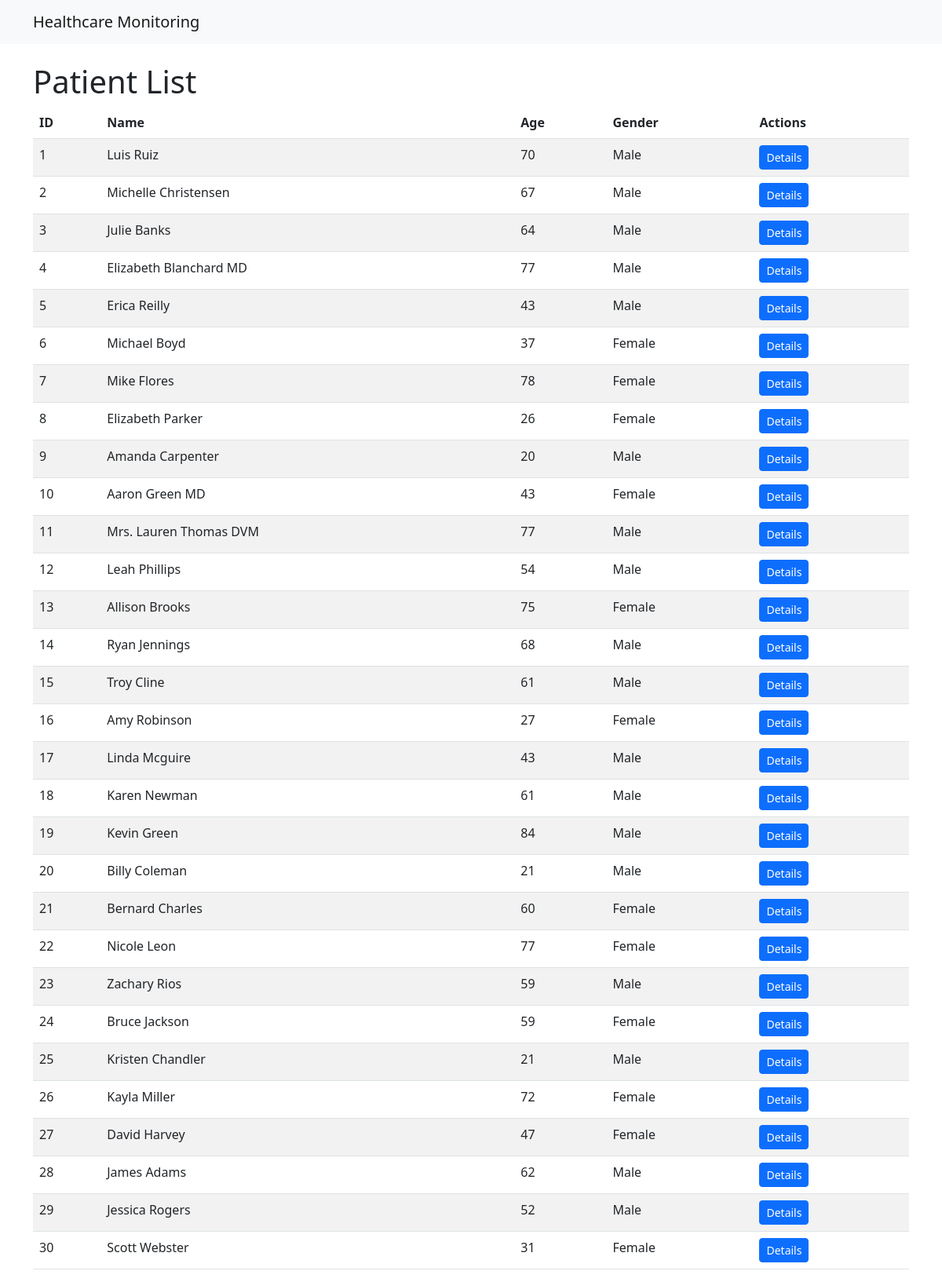
The page / on the database its author committed.
### models.py (models this page shows)
class Patient(Base):
    __tablename__ = 'patients'
    id = Column(Integer, primary_key=True)
    name = Column(String, nullable=False)
    age = Column(Integer, nullable=False)
    gender = Column(String, nullable=False)
    medical_records = relationship("MedicalRecord", back_populates="patient")
    lab_results = relationship("LabResult", back_populates="patient")

### app.py (the view)
@app.route('/')
def index():
    db = next(get_db())
    patients = db.query(Patient).all()
    return render_template('index.html', patients=patients)

### database.py (called while the page is built)
def get_db():
    db = SessionLocal()
    try:
        yield db
    finally:
        db.close()

### templates/index.html
{% extends 'base.html' %}
{% block content %}
<h1>Patient List</h1>
<table class="table table-striped">
    <thead>
        <tr>
            <th>ID</th>
            <th>Name</th>
            <th>Age</th>
            <th>Gender</th>
            <th>Actions</th>
        </tr>
    </thead>
    <tbody>
        {% for patient in patients %}
        <tr>
            <td>{{ patient.id }}</td>
            <td>{{ patient.name }}</td>
            <td>{{ patient.age }}</td>
            <td>{{ patient.gender }}</td>
            <td>
                <a href="{{ url_for('patient_details', patient_id=patient.id) }}" class="btn btn-primary btn-sm">Details</a>
            </td>
        </tr>
        {% endfor %}
    </tbody>
</table>
{% endblock %}

### templates/base.html (shortened to what this page needs)
<!DOCTYPE html>
<html lang="en">
<head>
    <link href="https://cdn.jsdelivr.net/npm/bootstrap@5.2.3/dist/css/bootstrap.min.css" rel="stylesheet">
</head>
<body>
    <nav class="navbar navbar-expand-lg navbar-light bg-light">
        <div class="container">
            <a class="navbar-brand" href="/">Healthcare Monitoring</a>
        </div>
    </nav>
    <div class="container mt-4">
        {% block content %}{% endblock %}
    </div>
</body>
</html>

### rows shown on the page
Patient: id "1", name "Luis Ruiz", age "70", gender "Male"
Patient: id "2", name "Michelle Christensen", age "67", gender "Male"
Patient: id "3", name "Julie Banks", age "64", gender "Male"
Patient: id "4", name "Elizabeth Blanchard MD", age "77", gender "Male"
Patient: id "5", name "Erica Reilly", age "43", gender "Male"
Patient: id "6", name "Michael Boyd", age "37", gender "Female"
Patient: id "7", name "Mike Flores", age "78", gender "Female"
Patient: id "8", name "Elizabeth Parker", age "26", gender "Female"
Patient: id "9", name "Amanda Carpenter", age "20", gender "Male"
Patient: id "10", name "Aaron Green MD", age "43", gender "Female"
Patient: id "11", name "Mrs. Lauren Thomas DVM", age "77", gender "Male"
Patient: id "12", name "Leah Phillips", age "54", gender "Male"
Patient: id "13", name "Allison Brooks", age "75", gender "Female"
Patient: id "14", name "Ryan Jennings", age "68", gender "Male"
Patient: id "15", name "Troy Cline", age "61", gender "Male"
Patient: id "16", name "Amy Robinson", age "27", gender "Female"
Patient: id "17", name "Linda Mcguire", age "43", gender "Male"
Patient: id "18", name "Karen Newman", age "61", gender "Male"
Patient: id "19", name "Kevin Green", age "84", gender "Male"
Patient: id "20", name "Billy Coleman", age "21", gender "Male"
Patient: id "21", name "Bernard Charles", age "60", gender "Female"
Patient: id "22", name "Nicole Leon", age "77", gender "Female"
Patient: id "23", name "Zachary Rios", age "59", gender "Male"
Patient: id "24", name "Bruce Jackson", age "59", gender "Female"
Patient: id "25", name "Kristen Chandler", age "21", gender "Male"
Patient: id "26", name "Kayla Miller", age "72", gender "Female"
Patient: id "27", name "David Harvey", age "47", gender "Female"
Patient: id "28", name "James Adams", age "62", gender "Male"
Patient: id "29", name "Jessica Rogers", age "52", gender "Male"
Patient: id "30", name "Scott Webster", age "31", gender "Female"
